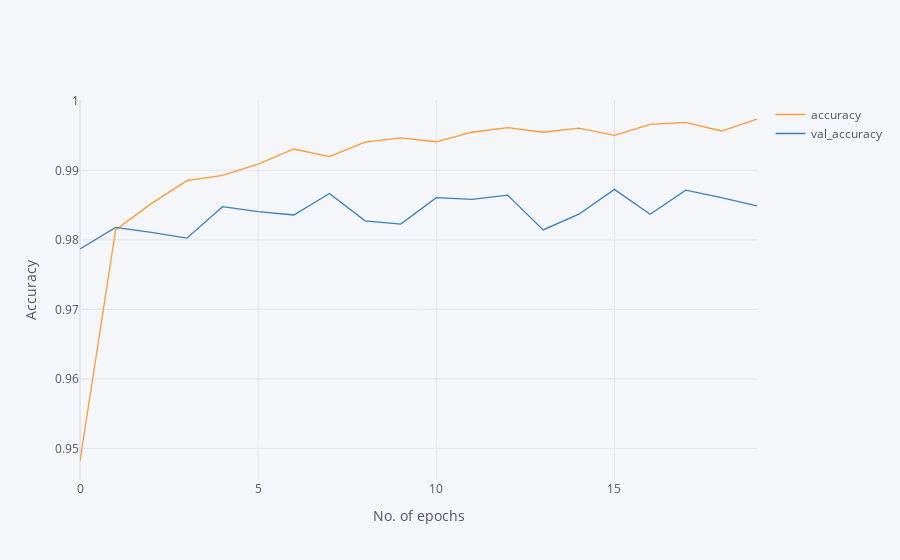

Notebook code for this chart:
### Code cell
df[['accuracy', 'val_accuracy']].iplot(xTitle = 'No. of epochs', yTitle = 'Accuracy')

### Figure 1 — Plotly figure (JSON) as saved in the notebook; plotly's stock layout.template omitted (floating-point values rounded to 4 significant figures)
{"data": [{"line": {"color": "rgba(255, 153, 51, 1.0)", "dash": "solid", "shape": "linear", "width": 1.3}, "mode": "lines", "name": "accuracy", "text": "", "type": "scatter", "x": [0, 1, 2, 3, 4, 5, 6, 7, 8, 9, 10, 11, 12, 13, 14, 15, 16, 17, 18, 19], "y": [0.9482, 0.9814, 0.9852, 0.9885, 0.9893, 0.9909, 0.9931, 0.992, 0.994, 0.9947, 0.9941, 0.9955, 0.9961, 0.9955, 0.9961, 0.995, 0.9966, 0.9969, 0.9957, 0.9974]}, {"line": {"color": "rgba(55, 128, 191, 1.0)", "dash": "solid", "shape": "linear", "width": 1.3}, "mode": "lines", "name": "val_accuracy", "text": "", "type": "scatter", "x": [0, 1, 2, 3, 4, 5, 6, 7, 8, 9, 10, 11, 12, 13, 14, 15, 16, 17, 18, 19], "y": [0.9787, 0.9818, 0.9811, 0.9802, 0.9848, 0.984, 0.9836, 0.9867, 0.9827, 0.9823, 0.9861, 0.9858, 0.9864, 0.9814, 0.9837, 0.9873, 0.9837, 0.9871, 0.9861, 0.9849]}], "layout": {"legend": {"bgcolor": "#F5F6F9", "font": {"color": "#4D5663"}}, "paper_bgcolor": "#F5F6F9", "plot_bgcolor": "#F5F6F9", "title": {"font": {"color": "#4D5663"}}, "xaxis": {"gridcolor": "#E1E5ED", "showgrid": true, "tickfont": {"color": "#4D5663"}, "title": {"font": {"color": "#4D5663"}, "text": "No. of epochs"}, "zerolinecolor": "#E1E5ED"}, "yaxis": {"gridcolor": "#E1E5ED", "showgrid": true, "tickfont": {"color": "#4D5663"}, "title": {"font": {"color": "#4D5663"}, "text": "Accuracy"}, "zerolinecolor": "#E1E5ED"}}}
